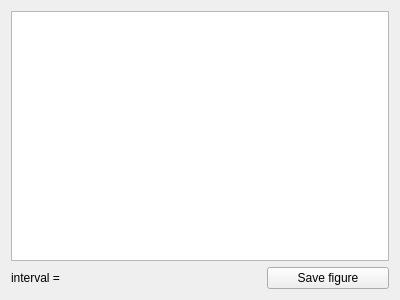
<?xml version="1.0" encoding="UTF-8"?>
<ui version="4.0">
 <class>pointsWithSldView</class>
 <widget class="QWidget" name="pointsWithSldView">
  <property name="geometry">
   <rect>
    <x>0</x>
    <y>0</y>
    <width>400</width>
    <height>300</height>
   </rect>
  </property>
  <property name="windowTitle">
   <string>All Points with SLD</string>
  </property>
  <layout class="QGridLayout" name="gridLayout">
   <item row="0" column="0" colspan="3">
    <widget class="QGraphicsView" name="graphicsView"/>
   </item>
   <item row="1" column="0">
    <widget class="QLabel" name="label_interval">
     <property name="text">
      <string>interval = </string>
     </property>
    </widget>
   </item>
   <item row="1" column="2">
    <widget class="QPushButton" name="pushButton_saveFigure">
     <property name="text">
      <string>Save figure</string>
     </property>
    </widget>
   </item>
  </layout>
 </widget>
 <resources/>
 <connections/>
</ui>
